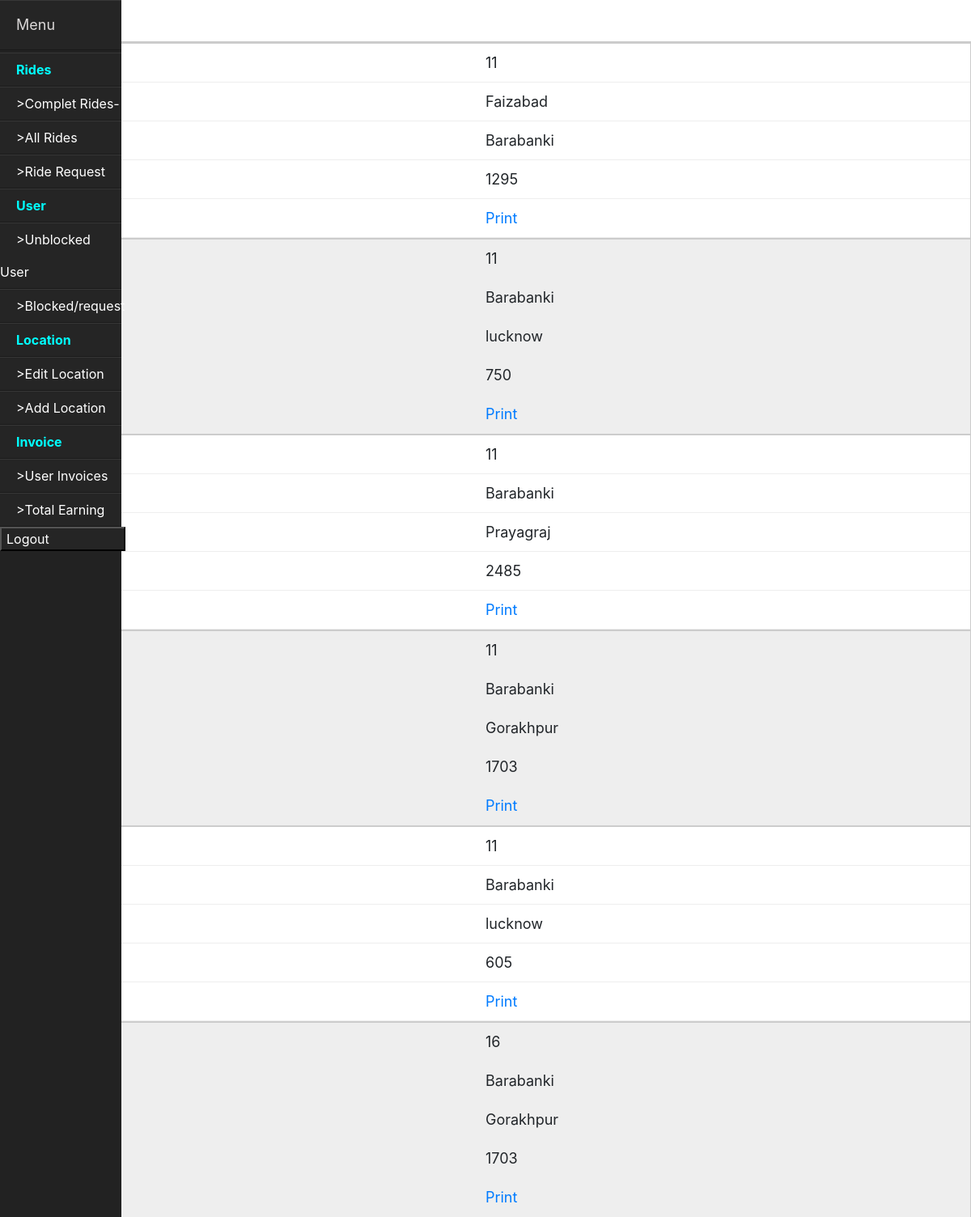
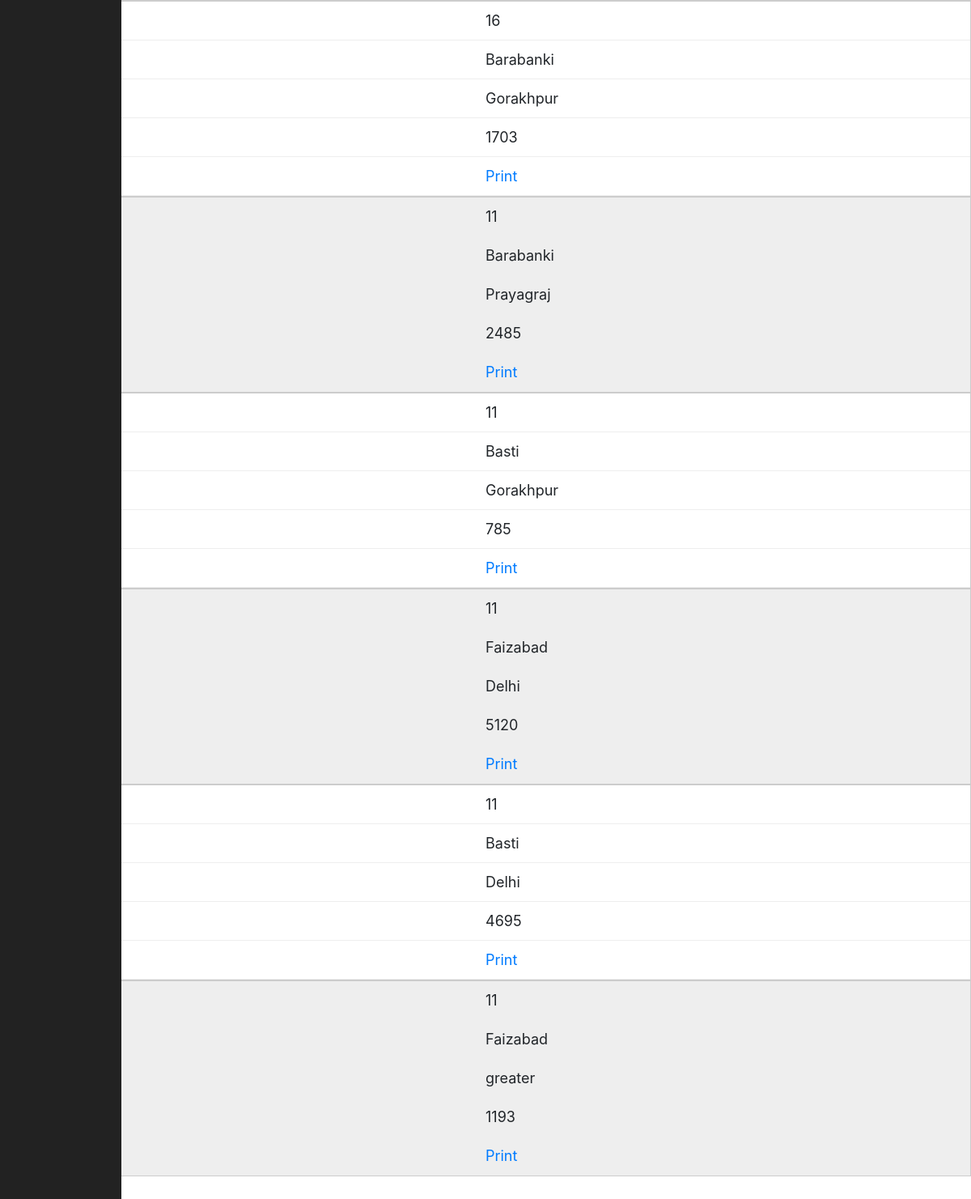
The app's page /admin/invoice.php (signed in) with its own data (2 pictures, top to bottom).
### tables this page shows
CREATE TABLE `tbl_ride` (
  `ride_id` int(11) NOT NULL,
  `ride_date` date NOT NULL,
  `from_location` varchar(255) NOT NULL,
  `to_location` varchar(255) NOT NULL,
  `total_distance` varchar(255) NOT NULL,
  `luggage` varchar(255) NOT NULL,
  `total_fare` varchar(255) NOT NULL,
  `statuss` int(11) NOT NULL,
  `customer_user_id` varchar(255) NOT NULL
);

### admin/request.php (called while the page is built, shortened)
<?php
    class request{
        var $host="localhost";
        var $user="root";
        var $pass="";
        var $db="cedcabs";
        public $conn;
        public function __construct()
        {
            $this->conn=mysqli_connect($this->host,$this->user,$this->pass,$this->db);
        }
    public function invoice(){
        $invoice=[];
        $sql=mysqli_query($this->conn,"SELECT * FROM `tbl_ride` where statuss='1' or statuss='2'");
        while($row=mysqli_fetch_assoc($sql)){
            array_push($invoice,$row);
        }
        return $invoice;
    }
}
?>

### admin/invoice.php (the view, shortened to what this page needs)
<?php
    include './sidebar.php';
    include_once './request.php';
    $ride=new request();
?>
<!DOCTYPE html>
<html lang="en">
<head>
    <link rel="stylesheet" href="../assets/fetchuser1.css">
</head>
<body>
    <table>
        <tbody>
            <tr>
                <?php
        $row=$ride->invoice();
        foreach($row as $key=>$value){
            echo "<tr><td>$value[customer_user_id]</td><td>$value[from_location]</td><td>$value[to_location]</td><td>$value[total_fare]</td><td><a href='print_invoice.php?id=".$value['ride_id']."'>Print</a></td></tr>";
        }
        ?>
            </tr>
        </tbody>
    </table>
</body>
</html>

### assets/fetchuser1.css (style rules this page uses)
table { width: 750px; border-collapse: collapse; margin: 50px auto; }
tr:nth-of-type(odd) { background: #eee; }
td, th { padding: 10px; border: 1px solid #ccc; text-align: left; font-size: 18px; }
@media only screen and (max-width: 760px),
(min-device-width: 768px) and (max-device-width: 1024px) { table { width: 100%; } }
@media only screen and (max-width: 760px),
(min-device-width: 768px) and (max-device-width: 1024px) { table, thead, tbody, th, td, tr { display: block; } }
@media only screen and (max-width: 760px),
(min-device-width: 768px) and (max-device-width: 1024px) { tr { border: 1px solid #ccc; } }
@media only screen and (max-width: 760px),
(min-device-width: 768px) and (max-device-width: 1024px) { td { border: none; border-bottom: 1px solid #eee; position: relative; padding-left: 50%; } }
@media only screen and (max-width: 760px),
(min-device-width: 768px) and (max-device-width: 1024px) { td:before { position: absolute; top: 6px; left: 6px; width: 45%; padding-right: 10px; white-space: nowrap; content: attr(data-column); color: #000; font-weight: bold; } }

### records on screen
tbl_ride: customer_user "11", from_location "Faizabad", to_location "Barabanki", total_fare "1295"
tbl_ride: customer_user "11", from_location "Barabanki", to_location "lucknow", total_fare "750"
tbl_ride: customer_user "11", from_location "Barabanki", to_location "Prayagraj", total_fare "2485"
tbl_ride: customer_user "11", from_location "Barabanki", to_location "Gorakhpur", total_fare "1703"
tbl_ride: customer_user "11", from_location "Barabanki", to_location "lucknow", total_fare "605"
tbl_ride: customer_user "16", from_location "Barabanki", to_location "Gorakhpur", total_fare "1703"
tbl_ride: customer_user "16", from_location "Barabanki", to_location "Gorakhpur", total_fare "1703"
tbl_ride: customer_user "11", from_location "Barabanki", to_location "Prayagraj", total_fare "2485"
tbl_ride: customer_user "11", from_location "Basti", to_location "Gorakhpur", total_fare "785"
tbl_ride: customer_user "11", from_location "Faizabad", to_location "Delhi", total_fare "5120"
tbl_ride: customer_user "11", from_location "Basti", to_location "Delhi", total_fare "4695"
tbl_ride: customer_user "11", from_location "Faizabad", to_location "greater", total_fare "1193"
